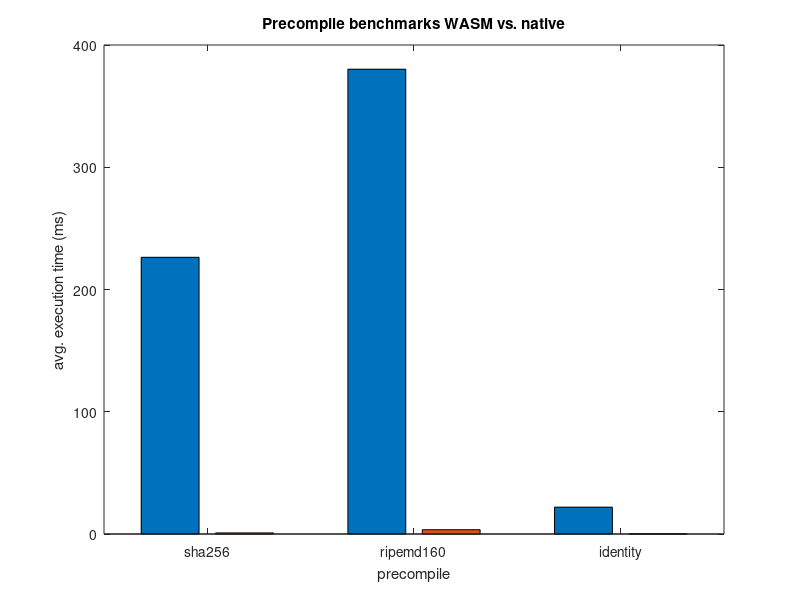

Reproduce this figure in MATLAB.
data = [7.36844973383544e+07, 250553.94833171365; 226338.62740010378, 898.8601453035807; 380196, 3515; 21965.933378424077, 124.17044301657084]
bar(data(2:4,:)/1000)
set (gca, 'xticklabel', ["sha256"; "ripemd160"; "identity"])
title("Precompile benchmarks WASM vs. native")
xlabel("precompile")
ylabel("avg. execution time (ms)")